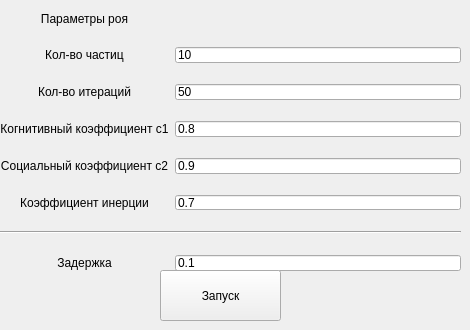
    <widget class="QWidget" name="tab_lab4">
     <attribute name="title">
      <string>lab4</string>
     </attribute>
     <widget class="QWidget" name="gridLayoutWidget_4">
      <property name="geometry">
       <rect>
        <x>0</x>
        <y>0</y>
        <width>461</width>
        <height>271</height>
       </rect>
      </property>
      <layout class="QGridLayout" name="gridLayout_4">
       <property name="sizeConstraint">
        <enum>QLayout::SetNoConstraint</enum>
       </property>
       <property name="leftMargin">
        <number>0</number>
       </property>
       <property name="topMargin">
        <number>12</number>
       </property>
       <property name="verticalSpacing">
        <number>21</number>
       </property>
       <item row="7" column="1">
        <widget class="QLineEdit" name="lab4_delay">
         <property name="text">
          <string>0.1</string>
         </property>
        </widget>
       </item>
       <item row="0" column="0">
        <widget class="QLabel" name="label_27">
         <property name="text">
          <string>Параметры роя</string>
         </property>
         <property name="alignment">
          <set>Qt::AlignCenter</set>
         </property>
        </widget>
       </item>
       <item row="3" column="0">
        <widget class="QLabel" name="label_25">
         <property name="text">
          <string>Когнитивный коэффициент c1</string>
         </property>
         <property name="alignment">
          <set>Qt::AlignCenter</set>
         </property>
        </widget>
       </item>
       <item row="5" column="1">
        <widget class="QLineEdit" name="inertia">
         <property name="text">
          <string>0.7</string>
         </property>
        </widget>
       </item>
       <item row="6" column="0" colspan="2">
        <widget class="Line" name="line_5">
         <property name="orientation">
          <enum>Qt::Horizontal</enum>
         </property>
        </widget>
       </item>
       <item row="2" column="1">
        <widget class="QLineEdit" name="iter_count2">
         <property name="text">
          <string>50</string>
         </property>
        </widget>
       </item>
       <item row="1" column="1">
        <widget class="QLineEdit" name="swarm_count">
         <property name="text">
          <string>10</string>
         </property>
        </widget>
       </item>
       <item row="7" column="0">
        <widget class="QLabel" name="label_24">
         <property name="text">
          <string>Задержка</string>
         </property>
         <property name="alignment">
          <set>Qt::AlignCenter</set>
         </property>
        </widget>
       </item>
       <item row="3" column="1">
        <widget class="QLineEdit" name="c1_coef">
         <property name="text">
          <string>0.8</string>
         </property>
        </widget>
       </item>
       <item row="5" column="0">
        <widget class="QLabel" name="label_28">
         <property name="text">
          <string>Коэффициент инерции</string>
         </property>
         <property name="alignment">
          <set>Qt::AlignCenter</set>
         </property>
        </widget>
       </item>
       <item row="2" column="0">
        <widget class="QLabel" name="label_13">
         <property name="text">
          <string>Кол-во итераций</string>
         </property>
         <property name="alignment">
          <set>Qt::AlignCenter</set>
         </property>
        </widget>
       </item>
       <item row="1" column="0">
        <widget class="QLabel" name="label_26">
         <property name="text">
          <string>Кол-во частиц</string>
         </property>
         <property name="alignment">
          <set>Qt::AlignCenter</set>
         </property>
        </widget>
       </item>
       <item row="4" column="1">
        <widget class="QLineEdit" name="c2_coef">
         <property name="text">
          <string>0.9</string>
         </property>
        </widget>
       </item>
       <item row="4" column="0">
        <widget class="QLabel" name="label_29">
         <property name="text">
          <string>Социальный коэффициент c2</string>
         </property>
         <property name="alignment">
          <set>Qt::AlignCenter</set>
         </property>
        </widget>
       </item>
      </layout>
     </widget>
     <widget class="QPushButton" name="startButton_4">
      <property name="enabled">
       <bool>true</bool>
      </property>
      <property name="geometry">
       <rect>
        <x>160</x>
        <y>270</y>
        <width>121</width>
        <height>51</height>
       </rect>
      </property>
      <property name="sizePolicy">
       <sizepolicy hsizetype="Fixed" vsizetype="Fixed">
        <horstretch>15</horstretch>
        <verstretch>21</verstretch>
       </sizepolicy>
      </property>
      <property name="minimumSize">
       <size>
        <width>16</width>
        <height>0</height>
       </size>
      </property>
      <property name="sizeIncrement">
       <size>
        <width>7</width>
        <height>0</height>
       </size>
      </property>
      <property name="text">
       <string>Запуск</string>
      </property>
     </widget>
    </widget>
